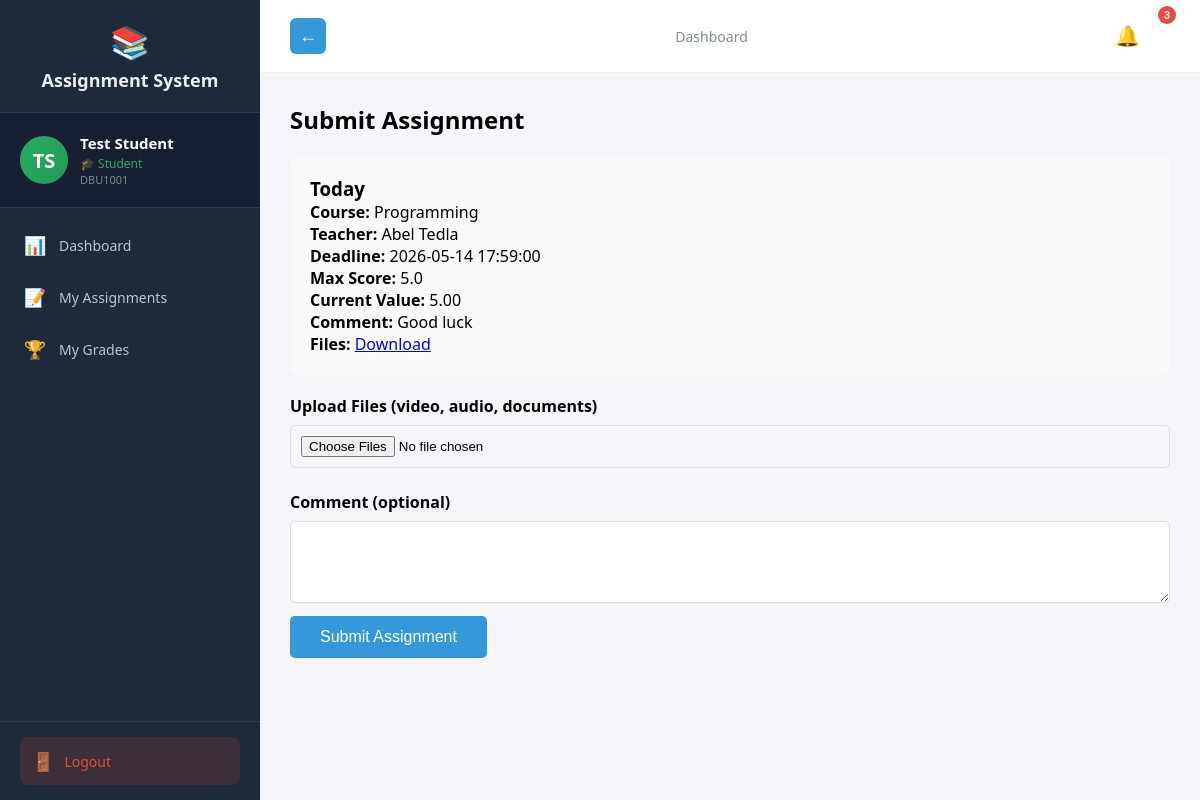
The page /student/submit/6 (signed in) on the database its author committed.
### tables this page shows
CREATE TABLE users (
            id INTEGER PRIMARY KEY AUTOINCREMENT,
            user_id TEXT UNIQUE NOT NULL,
            first_name TEXT NOT NULL,
            last_name TEXT NOT NULL,
            email TEXT UNIQUE NOT NULL,
            password_hash TEXT NOT NULL,
            role TEXT NOT NULL,
            is_approved INTEGER DEFAULT 0,
            created_at TIMESTAMP DEFAULT CURRENT_TIMESTAMP
        );

CREATE TABLE assignments (
            id INTEGER PRIMARY KEY AUTOINCREMENT,
            title TEXT NOT NULL,
            description TEXT,
            teacher_id INTEGER REFERENCES teachers(id),
            course_name TEXT NOT NULL,
            department TEXT NOT NULL,
            year INTEGER NOT NULL,
            deadline TIMESTAMP NOT NULL,
            late_submission INTEGER DEFAULT 0,
            penalty_per_day REAL DEFAULT 0.0,
            teacher_comment TEXT,
            files TEXT,
            created_at TIMESTAMP DEFAULT CURRENT_TIMESTAMP
        , max_score REAL DEFAULT 100.0, is_group INTEGER DEFAULT 0, max_group_size INTEGER DEFAULT 1);

### routes_student.py (the view, shortened to what this page needs)
@student_bp.route('/submit/<int:assignment_id>', methods=['GET', 'POST'])
@login_required
def submit(assignment_id):
    if current_user.role != 'student':
        return redirect(url_for('auth.login'))
    conn = get_db()
    cur = conn.cursor()
    cur.execute("SELECT id FROM students WHERE user_id = ?", (current_user.id,))
    student = cur.fetchone()
    if not student:
        flash('Student profile not found!', 'danger')
        return redirect(url_for('student.dashboard'))
    student_id = student['id']
    cur.execute("""
         SELECT a.id, a.title, a.course_name, u.first_name, u.last_name,
             a.deadline, a.late_submission, a.penalty_per_day, a.teacher_comment, a.files,
             a.department, a.year, a.max_score, a.is_group, a.max_group_size
        FROM assignments a
        JOIN teachers t ON a.teacher_id = t.id
        JOIN users u ON t.user_id = u.id
        WHERE a.id = ?
    """, (assignment_id,))
    assignment = cur.fetchone()
    if not assignment:
        flash('Assignment not found!', 'danger')
        return redirect(url_for('student.dashboard'))
    try:
        max_score = float(assignment['max_score']) if assignment['max_score'] is not None else 100.0
    except Exception:
        max_score = 100.0
    current_value = max_score
    try:
        deadline_dt = datetime.strptime(assignment['deadline'], '%Y-%m-%d %H:%M:%S') if assignment['deadline'] else None
    except Exception:
        deadline_dt = None
    cur.execute("SELECT id, status, files, student_comment, group_id FROM submissions WHERE assignment_id = ? AND student_id = ?",
                (assignment_id, student_id))
    existing = cur.fetchone()
    teammates_list = []
    current_student = None
    selected_ids = []
    conn.close()
    max_score = float(assignment['max_score']) if assignment['max_score'] is not None else 100.0
    current_value = max_score
    try:
        deadline_dt = datetime.strptime(assignment['deadline'], '%Y-%m-%d %H:%M:%S') if assignment['deadline'] else None
    except Exception:
        deadline_dt = None
    return render_template('student/submit.html',
                         assignment=assignment,
                         existing=existing,
                         now=datetime.now(),
                         current_value=current_value,
                         max_score=max_score,
                         teammates_list=teammates_list,
                         current_student=current_student,
                         selected_ids=selected_ids)

### auth.py (called while the page is built)
def get_db():
    conn = sqlite3.connect('assignments.db')
    conn.row_factory = sqlite3.Row
    return conn

@login_manager.user_loader
def load_user(user_id):
    conn = get_db()
    cur = conn.cursor()
    cur.execute("SELECT id, user_id, first_name, last_name, email, role, is_approved FROM users WHERE id = ?", (user_id,))
    user = cur.fetchone()
    cur.close()
    conn.close()
    if user:
        from flask_login import UserMixin
        class User(UserMixin):
            pass
        u = User()
        u.id = user['id']
        u.user_id = user['user_id']
        u.first_name = user['first_name']
        u.last_name = user['last_name']
        u.email = user['email']
        u.role = user['role']
        u.is_approved = user['is_approved']
        return u
    return None

### routes_student.py (called while the page is built)
def get_db():
    conn = sqlite3.connect('assignments.db')
    conn.row_factory = sqlite3.Row
    return conn

### templates/student/submit.html (shortened to what this page needs)
{% extends "student_base.html" %}
{% block content %}
<h2>Submit Assignment</h2>
<div class="details">
    <h3>{{ assignment[1] }}</h3>
    <p><strong>Course:</strong> {{ assignment[2] }}</p>
    <p><strong>Teacher:</strong> {{ assignment[3] }} {{ assignment[4] }}</p>
    <p><strong>Deadline:</strong> {{ assignment[5] }}</p>
    <p><strong>Max Score:</strong> {{ max_score if max_score is not none else (assignment[12] if assignment[12] is not none else 100) }}</p>
    <p><strong>Current Value:</strong> {{ '%.2f'|format(current_value) if current_value is not none else (max_score if max_score is not none else (assignment[12] if assignment[12] is not none else 100)) }}</p>
    {% if assignment[8] %}<p><strong>Comment:</strong> {{ assignment[8] }}</p>{% endif %}
    {% if assignment[9] %}<p><strong>Files:</strong> <a href="/static/uploads/{{ assignment[9].split(',')[0] }}" download>Download</a></p>{% endif %}
</div>
<form method="POST" enctype="multipart/form-data">
    <label>Upload Files (video, audio, documents)</label>
    <input type="file" name="submission_files" multiple>
    <label>Comment (optional)</label>
    <textarea name="comment" rows="4">{{ existing[2] if existing else '' }}</textarea>
    <button type="submit">{% if existing %}Update Submission{% else %}Submit Assignment{% endif %}</button>
</form>
{% endblock %}

### templates/student_base.html (shortened to what this page needs)
<!DOCTYPE html>
<html>
<head>
</head>
<body>
    <div class="layout">
        <div class="sidebar" id="sidebar">
            <div class="logo">
                <span class="icon">📚</span>
                Assignment System
            </div>
            <div class="profile-card">
                <div class="avatar">{{ current_user.first_name[0] }}{{ current_user.last_name[0] }}</div>
                <div class="info">
                    <div class="name">{{ current_user.first_name }} {{ current_user.last_name }}</div>
                    <div class="role">🎓 Student</div>
                    <div class="id-text">{{ current_user.user_id }}</div>
                </div>
            </div>
            <nav>
                <a href="/student/dashboard" class="{{ 'active' if request.path == '/student/dashboard' }}" onclick="closeSidebar()">
                    <span class="icon">📊</span> Dashboard
                </a>
                <a href="/student/dashboard#assignments" onclick="closeSidebar()">
                    <span class="icon">📝</span> My Assignments
                </a>
                <a href="/student/grades" class="{{ 'active' if request.path == '/student/grades' }}" onclick="closeSidebar()">
                    <span class="icon">🏆</span> My Grades
                </a>
            </nav>
            <div class="sidebar-footer">
                <a href="/logout" class="logout-btn">
                    <span class="icon">🚪</span> Logout
                </a>
            </div>
        </div>
        <div class="main">
            <div class="topbar">
                {% if request.path != '/student/dashboard' %}
                <button id="back-btn" class="back-btn" onclick="goBack()"><span class="back-icon">←</span></button>
                {% endif %}
                <div class="breadcrumb">
                    {% block page_title %}Dashboard{% endblock %}
                </div>
                <div style="position:relative;">
                    <button id="notifBell" class="notif-bell" aria-label="Notifications">🔔
                        {% if reminder_count and reminder_count > 0 %}
                        <span class="notif-badge">{{ reminder_count }}</span>
                        {% endif %}
                    </button>
                </div>
            </div>
            <div class="content">
                {% block content %}{% endblock %}
            </div>
        </div>
    </div>
</body>
</html>

### templates/student_base.html (style rules this page uses)
* { margin: 0; padding: 0; box-sizing: border-box; }
body { font-family: 'Segoe UI', Arial, sans-serif; background: #f5f6fa; }
.layout { display: flex; min-height: 100vh; }
.sidebar { width: 260px; background: #1e2a3a; color: #ecf0f1; padding: 0; position: fixed; height: 100vh; overflow-y: auto; z-index: 100; transition: transform 0.3s; display: flex; flex-direction: column; }
.sidebar .logo { padding: 20px; font-size: 18px; font-weight: bold; text-align: center; border-bottom: 1px solid #2c3e50; }
.sidebar .logo .icon { font-size: 32px; display: block; margin-bottom: 5px; }
.sidebar .profile-card { padding: 20px; border-bottom: 1px solid #2c3e50; display: flex; align-items: center; gap: 12px; background: #162032; }
.sidebar .profile-card .avatar { width: 48px; height: 48px; border-radius: 50%; background: linear-gradient(135deg, #27ae60, #229954); color: white; display: flex; align-items: center; justify-content: center; font-weight: bold; font-size: 20px; flex-shrink: 0; }
.sidebar .profile-card .info { overflow: hidden; }
.sidebar .profile-card .info .name { font-weight: 600; font-size: 15px; color: white; white-space: nowrap; overflow: hidden; text-overflow: ellipsis; }
.sidebar .profile-card .info .role { font-size: 12px; color: #27ae60; margin-top: 2px; }
.sidebar .profile-card .info .id-text { font-size: 11px; color: #7f8c8d; }
.sidebar nav { flex: 1; padding: 10px 0; }
.sidebar nav a { display: flex; align-items: center; padding: 13px 20px; color: #bdc3c7; text-decoration: none; font-size: 14px; border-left: 3px solid transparent; cursor: pointer; transition: all 0.2s; margin: 2px 0; }
.sidebar nav a .icon { margin-right: 12px; font-size: 18px; width: 24px; text-align: center; }
.sidebar .sidebar-footer { padding: 15px 20px; border-top: 1px solid #2c3e50; }
.sidebar .sidebar-footer .logout-btn { display: flex; align-items: center; gap: 10px; padding: 12px; background: rgba(231,76,60,0.15); color: #e74c3c; text-decoration: none; border-radius: 8px; font-size: 14px; font-weight: 500; transition: all 0.2s; }
.sidebar .sidebar-footer .logout-btn .icon { font-size: 18px; }
.main { margin-left: 260px; flex: 1; width: calc(100% - 260px); }
.topbar { background: white; padding: 12px 30px; display: flex; justify-content: space-between; align-items: center; border-bottom: 1px solid #ecf0f1; }
.back-btn { background: #3498db; color: white; border: none; padding: 6px 10px; border-radius: 6px; cursor: pointer; font-size: 16px; margin-right: 12px; display: inline-flex; align-items: center; justify-content: center; width:36px; height:36px; }
.back-btn .back-icon { font-weight: 700; font-size: 18px; line-height: 1; }
.topbar .breadcrumb { color: #7f8c8d; font-size: 14px; }
.notif-bell { position: relative; background: none; border: none; font-size: 20px; cursor: pointer; color: #2c3e50; }
.notif-badge { position: absolute; top: -6px; right: -6px; background: #e74c3c; color: white; border-radius: 50%; width:18px; height:18px; display:flex; align-items:center; justify-content:center; font-size:11px; font-weight:700; }
.content { padding: 30px; }

### templates/student/submit.html (style rules this page uses)
.details { background: #f9f9f9; padding: 20px; border-radius: 8px; margin: 20px 0; }
input, textarea { width: 100%; padding: 10px; margin: 8px 0; border: 1px solid #ddd; border-radius: 5px; }
button { padding: 12px 30px; background: #3498db; color: white; border: none; border-radius: 5px; cursor: pointer; font-size: 16px; }
label { font-weight: bold; display: block; margin-top: 15px; }

### rows shown on the page
users: first_name "T", last_name "S", first_name "Test", last_name "Student", user_id "DBU1001"
assignments: title "Today", course_name "Programming", deadline "2026-05-14 17:59:00", max_score "5.0", max_score "5.00", teacher_comment "Good luck"
users: first_name "Abel", last_name "Tedla"

### other values the page prints
{{ reminder_count }} "3"
